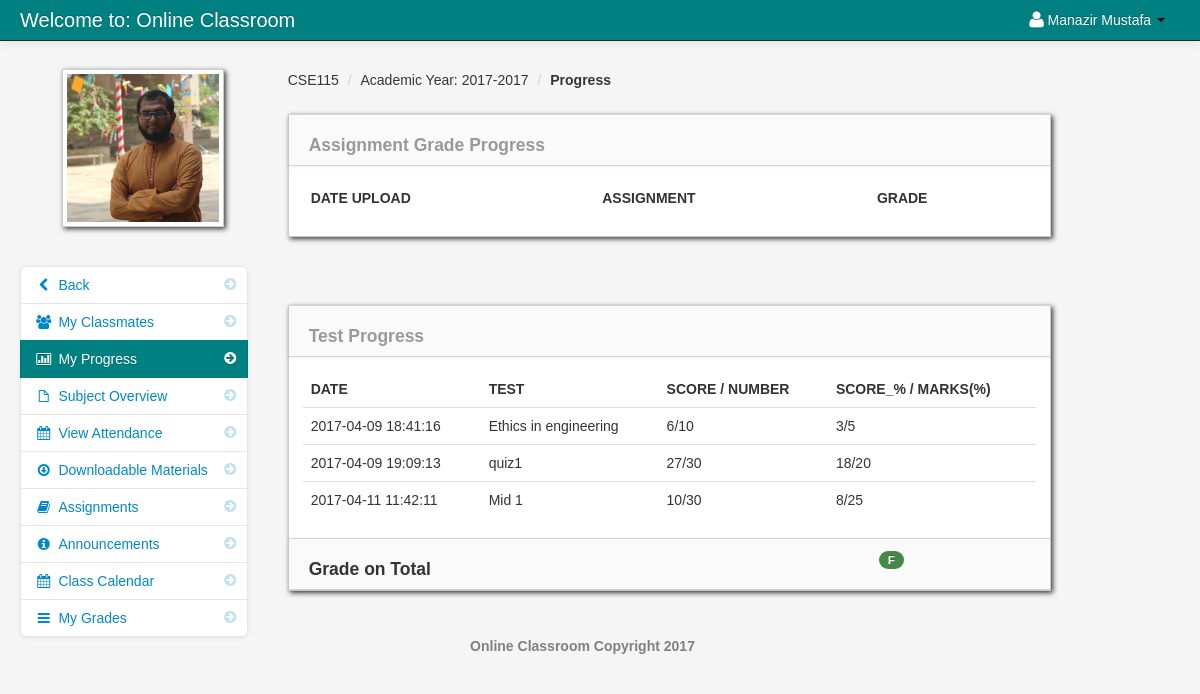
Screenshot of /progress.php (signed in) with the database file from the repository.
### tables this page shows
CREATE TABLE `student` (
  `student_id` int(11) NOT NULL,
  `firstname` varchar(100) NOT NULL,
  `lastname` varchar(100) NOT NULL,
  `class_id` int(11) NOT NULL,
  `username` varchar(100) NOT NULL,
  `password` varchar(100) NOT NULL,
  `email` varchar(100) NOT NULL,
  `contact_number` int(12) NOT NULL,
  `location` varchar(100) NOT NULL,
  `status` varchar(100) NOT NULL
);

CREATE TABLE `teacher_class` (
  `teacher_class_id` int(11) NOT NULL,
  `teacher_id` int(11) NOT NULL,
  `class_id` int(11) NOT NULL,
  `semester` varchar(100) NOT NULL,
  `thumbnails` varchar(100) NOT NULL,
  `school_year` varchar(100) NOT NULL,
  `class_title` varchar(100) NOT NULL,
  `description` longtext NOT NULL,
  `Credit` int(11) NOT NULL,
  `Pre_req` varchar(100) NOT NULL
);

CREATE TABLE `class` (
  `class_id` int(11) NOT NULL,
  `class_name` varchar(100) NOT NULL
);

CREATE TABLE `marks` (
  `marks_id` int(11) NOT NULL,
  `poll_id` int(11) NOT NULL,
  `marks` int(11) NOT NULL,
  `teacher_class_student_id` int(11) NOT NULL
);

CREATE TABLE `full_marks` (
  `poll_id` int(11) NOT NULL,
  `poll_name` varchar(100) NOT NULL,
  `pdatein` varchar(100) NOT NULL,
  `poll_weight` int(11) NOT NULL,
  `number` int(11) NOT NULL,
  `teacher_class_id` int(11) NOT NULL
);

### session.php (called while the page is built, shortened)
<?php
$session_id=$_SESSION['id'];
?>

### progress.php (the view, shortened to what this page needs)
<?php include('header_dashboard.php'); ?>
<?php include('session.php'); ?>
<?php $get_id = $_GET['id']; ?>
    <body>
		<?php include('navbar_student.php'); ?>
        <div class="container-fluid">
            <div class="row-fluid">
				<?php include('progress_link_student.php'); ?>
                <div class="span8" id="content">
                     <div class="row-fluid">
						<?php   $class_query = mysql_query(" SELECT * from teacher_class LEFT JOIN class ON class.class_id = teacher_class.class_id
											   where teacher_class_id = '$get_id'")or die(mysql_error());
								$class_row = mysql_fetch_array($class_query);
						?>
					    <ul class="breadcrumb">
							<li><a href="#"><?php echo $class_row['class_name']; ?></a> <span class="divider">/</span></li>
							<li><a href="#">Academic Year: <?php echo $class_row['school_year']; ?></a> <span class="divider">/</span></li>
							<li><a href="#"><b>Progress</b></a></li>
						</ul>
                        <div id="block_bg" class="block">
                            <div class="navbar navbar-inner block-header">
							    <div id="" class="muted pull-left"><h4> Assignment Grade Progress</h4></div>
							</div>
                            <div class="block-content collapse in">
                                <div class="span12">
										<table cellpadding="0" cellspacing="0" border="0" class="table" id="">
										<thead>
										        <tr>
												<th>Date Upload</th>
												<th>Assignment</th>
												<th>Grade</th>
												</tr>
										</thead>
									</table>
                                </div>
                            </div>
                        </div>
                    </div>
                </div>
				<div class="span8" id="content">
                    <div class="row-fluid">
					     <ul class="breadcrumb">
						</ul>
                        <div id="block_bg" class="block">
                            <div class="navbar navbar-inner block-header">
							    <div id="" class="muted pull-left"><h4>Test Progress</h4></div>
							</div>
                            <div class="block-content collapse in">
                                <div class="span12">
								<table cellpadding="0" cellspacing="0" border="0" class="table" id="">
										<thead>
										        <tr>
										        <th>Date</th>
												<th>Test</th>
												<th>Score / Number</th>
												<th>Score_% / Marks(%)</th>
												</tr>
										</thead>
										<tbody>
                              		<?php
	                              		$percent_score_sum = 0;
	                              		$percent_weight_total = 0;
	                              		$grade_on_percentage = 0;
										$query = mysql_query("SELECT * FROM teacher_class_student RIGHT JOIN marks on marks.teacher_class_student_id = teacher_class_student.teacher_class_student_id INNER JOIN full_marks ON full_marks.poll_id = marks.poll_id where student_id = '$session_id' ")or die(mysql_error());
										while($row = mysql_fetch_array($query)){
										$percent_score = round(($row['marks'] * $row['poll_weight']) / $row['number']);
										$percent_score_sum += $percent_score;
										$percent_weight_total += $row['poll_weight'];
										$grade_on_percentage = round(($percent_score_sum * 100) / $percent_weight_total);
									?>
										<tr>
										 <td><?php echo $row['pdatein']; ?></td>
										 <td><?php echo $row['poll_name']; ?></td>
										 <td><?php  echo $row['marks'] ."/". $row['number']; ?></td>
                                         <td><?php  echo $percent_score."/". $row['poll_weight']; ?></td>
										</tr>
										<?php } ?>
										</tbody>
									</table>
                                </div>
                            </div>
                            <div class="navbar navbar-inner block-header">
                            <tbody>
							    <tr>
								    <td><div class="span6"><h4>Grade on Total</h4></div></td>
								    <td>
								    	<div class="span6">
								    	<span class="badge badge-success" style="margin-left: 200px">
									    <?php
									    		if($grade_on_percentage >= 93){
									    			echo "A";
									    		}
									    		else if($grade_on_percentage >= 90 && $grade_on_percentage <= 92){
									    			echo "A-";
									    		}
									    		else if($grade_on_percentage >= 87 && $grade_on_percentage <= 89){
									    			echo "B+";
									    		}
									    		else if($grade_on_percentage >= 83 && $grade_on_percentage <= 86){
									    			echo "B";
									    		}
									    		else if($grade_on_percentage >= 80 && $grade_on_percentage <= 82){
									    			echo "B-";
									    		}
									    		else if($grade_on_percentage >= 77 && $grade_on_percentage <= 79){
									    			echo "C+";
									    		}
									    		else if($grade_on_percentage >= 73 && $grade_on_percentage <= 76){
									    			echo "C";
									    		}
									    		else if($grade_on_percentage >= 70 && $grade_on_percentage <= 72){
									    			echo "C-";
									    		}
									    		else if($grade_on_percentage >= 67 && $grade_on_percentage <= 69){
									    			echo "D+";
									    		}
									    		else if($grade_on_percentage >= 60 && $grade_on_percentage <= 66){
									    			echo "D";
									    		}
									    		else if($grade_on_percentage <= 60){
									    			echo "F";
									    		}
									    		else{
									    			echo "I/W";
									    		}
									    ?>
								    	</span>
								    	</div>
								    </td>
								</tr>
							  </tbody>
							</div>
                        </div>
                    </div>
                </div>
            </div>
		<?php include('footer.php'); ?>
        </div>
		<?php include('script.php'); ?>
    </body>
</html>

### navbar_student.php (shortened to what this page needs)
<div class="navbar navbar-fixed-top navbar-inverse">
        <div class="navbar-inner">
            <div class="container-fluid">
                <a class="brand" href="dashboard_student.php">Welcome to: Online Classroom</a>
					<div class="nav-collapse collapse">
						<ul class="nav pull-right">
							<?php $query= mysql_query("select * from student where student_id = '$session_id'")or die(mysql_error());
									$row = mysql_fetch_array($query);
							?>
							<li class="dropdown">
								<a href="#" role="button" class="dropdown-toggle" data-toggle="dropdown"> <i class="icon-user icon-large"></i><?php echo $row['firstname']." ".$row['lastname'];  ?> <i class="caret"></i></a>
							</li>
						</ul>
					</div>
            </div>
        </div>
</div>

### progress_link_student.php (shortened to what this page needs)
<div class="span3" id="sidebar">
	<img id="avatar" src="admin/<?php echo $row['location']; ?>" class="img-polaroid">
		<ul class="nav nav-list bs-docs-sidenav nav-collapse collapse">
				<li class=""><a href="dashboard_student.php"><i class="icon-chevron-right"></i><i class="icon-chevron-left"></i>&nbsp;Back</a></li>
				<li class=""><a href="my_classmates.php<?php echo '?id='.$get_id; ?>"><i class="icon-chevron-right"></i><i class="icon-group"></i>&nbsp;My Classmates</a></li>
				<li class="active"><a href="#"><i class="icon-chevron-right"></i><i class="icon-bar-chart"></i>&nbsp;My Progress</a></li>
				<li class=""><a href="subject_overview_student.php<?php echo '?id='.$get_id; ?>"><i class="icon-chevron-right"></i><i class="icon-file"></i>&nbsp;Subject Overview</a></li>
				<li class=""><a href="student_attendance.php<?php echo '?id='.$get_id; ?>"><i class="icon-chevron-right"></i><i class="icon-calendar"></i>&nbsp;View Attendance</a></li>
				<li class=""><a href="downloadable_student.php<?php echo '?id='.$get_id; ?>"><i class="icon-chevron-right"></i><i class="icon-download"></i>&nbsp;Downloadable Materials</a></li>
				<li class=""><a href="assignment_student.php<?php echo '?id='.$get_id; ?>"><i class="icon-chevron-right"></i><i class="icon-book"></i>&nbsp;Assignments</a></li>
				<li class=""><a href="announcements_student.php<?php echo '?id='.$get_id; ?>"><i class="icon-chevron-right"></i><i class="icon-info-sign"></i>&nbsp;Announcements</a></li>
				<li class=""><a href="class_calendar_student.php<?php echo '?id='.$get_id; ?>"><i class="icon-chevron-right"></i><i class="icon-calendar"></i>&nbsp;Class Calendar</a></li>
				<li class=""><a href="student_marks.php<?php echo '?id='.$id; ?>"><i class="icon-chevron-right"></i><i class="icon-reorder"></i>&nbsp;My Grades</a></li>
		</ul>
</div>

### admin/assets/styles.css (style rules this page uses)
body { padding-top: 60px; padding-bottom: 40px; background-color: #f5f5f5; }
#content { margin-left:0px; }
.breadcrumb { margin: 0 0 0px; padding: 10px 0px; background-color: transparent; }
.block { background: url("../images/pixel-60fff.png") repeat scroll 0 0 rgba(0, 0, 0, 0) !important; border: 1px solid #ccc; background: white; margin: 1em 0em; border-top: none; -webkit-box-shadow: 2px 2px 5px rgba(0, 0, 6, 0.75); -moz-box-shadow: 2px 2px 5px rgba(0, 0, 6, 0.75); box-shadow: 2px 2px 5px rgba(0, 0, 6, 0.75); }
.block-content { margin: 1em; min-height: .25em; }
.block-header { margin-bottom: 0px; border-right: none; border-left: none; -webkit-border-radius: 0px; -moz-border-radius: 0px; border-radius: 0px; }
.block-header div { padding-top: 10px; }
.bs-docs-sidenav { max-width: 228px; margin: 30px 0 0; padding: 0; background-color: #fff; -webkit-border-radius: 6px; -moz-border-radius: 6px; border-radius: 6px; -webkit-box-shadow: 0 1px 4px rgba(0,0,0,.065); -moz-box-shadow: 0 1px 4px rgba(0,0,0,.065); box-shadow: 0 1px 4px rgba(0,0,0,.065); }
.bs-docs-sidenav > li > a { display: block; width: 190px \9; margin: 0 0 -1px; padding: 8px 14px; border: 1px solid #e5e5e5; }
.bs-docs-sidenav > li:first-child > a { -webkit-border-radius: 6px 6px 0 0; -moz-border-radius: 6px 6px 0 0; border-radius: 6px 6px 0 0; }
.bs-docs-sidenav > li:last-child > a { -webkit-border-radius: 0 0 6px 6px; -moz-border-radius: 0 0 6px 6px; border-radius: 0 0 6px 6px; }
.bs-docs-sidenav > .active > a { position: relative; z-index: 2; padding: 9px 15px; border: 0; text-shadow: 0 1px 0 rgba(0,0,0,.15); -webkit-box-shadow: inset 1px 0 0 rgba(0,0,0,.1), inset -1px 0 0 rgba(0,0,0,.1); -moz-box-shadow: inset 1px 0 0 rgba(0,0,0,.1), inset -1px 0 0 rgba(0,0,0,.1); box-shadow: inset 1px 0 0 rgba(0,0,0,.1), inset -1px 0 0 rgba(0,0,0,.1); }
.bs-docs-sidenav .icon-chevron-right { float: right; margin-top: 2px; margin-right: -6px; opacity: .25; }
.bs-docs-sidenav .active .icon-chevron-right, .bs-docs-sidenav .active a:hover .icon-chevron-right { opacity: 1; }

### rows the page displays
student: firstname "Manazir", lastname "Mustafa", location (picture)
teacher_class: class.class_name "CSE115", school_year "2017-2017"
marks: poll.pdatein "2017-04-09 18:41:16", poll.poll_name "Ethics in engineering", marks "6", poll.number "10", marks.number "3", poll.poll_weight "5"
marks: poll.pdatein "2017-04-09 19:09:13", poll.poll_name "quiz1", marks "27", poll.number "30", marks.number "18", poll.poll_weight "20"
marks: poll.pdatein "2017-04-11 11:42:11", poll.poll_name "Mid 1", marks "10", poll.number "30", marks.number "8", poll.poll_weight "25"
